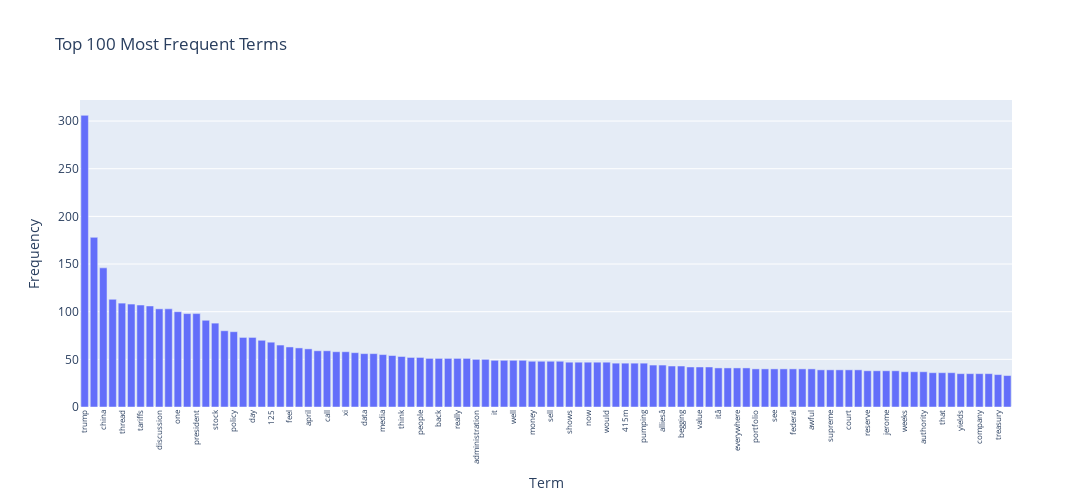

This figure's notebook cell:
### Code cell
import plotly.express as px

term_frequencies = np.asarray(df_counts.sum(axis=0))[0]

top_n = 100
top_idx = term_frequencies.argsort()[::-1][:top_n] 

top_terms = count_vect.get_feature_names_out()[top_idx]
top_freqs = term_frequencies[top_idx]

df_top = pd.DataFrame({'term': top_terms, 'frequency': top_freqs})

fig = px.bar(df_top,
             x='term', y='frequency',
             title=f'Top {top_n} Most Frequent Terms',
             labels={'term': 'Term', 'frequency': 'Frequency'},
             width=1200, height=500)
fig.update_layout(xaxis_tickangle=270, xaxis_tickfont=dict(size=8))
fig.show()

### Figure 1 — Plotly figure (JSON) as saved in the notebook; plotly's stock layout.template omitted (floating-point values rounded to 4 significant figures)
{"data": [{"hovertemplate": "Term=%{x}<br>Frequency=%{y}<extra></extra>", "legendgroup": "", "marker": {"color": "#636efa", "pattern": {"shape": ""}}, "name": "", "orientation": "v", "showlegend": false, "textposition": "auto", "type": "bar", "x": ["trump", "us", "china", "market", "thread", "11", "tariffs", "weekend", "discussion", "stocks", "one", "tariff", "president", "like", "stock", "10", "policy", "goods", "day", "dollar", "125", "silver", "feel", "going", "april", "not", "call", "right", "xi", "making", "data", "daily", "media", "friday", "think", "fundamentals", "people", "social", "back", "good", "really", "even", "administration", "apr", "it", "sitting", "well", "decision", "money", "year", "sell", "make", "shows", "dumping", "now", "fucking", "would", "someone", "415m", "chinaâ", "pumping", "seeing", "alliesâ", "quickly", "begging", "target", "value", "campaign", "itâ", "fire", "everywhere", "crashing", "portfolio", "asked", "see", "jinping", "federal", "breaking", "awful", "misinformation", "supreme", "please", "court", "raises", "reserve", "losing", "jerome", "chair", "weeks", "get", "authority", "time", "that", "off", "yields", "want", "company", "retail", "treasury", "post"], "xaxis": "x", "y": [306, 178, 146, 113, 109, 108, 107, 106, 103, 103, 100, 98, 98, 91, 88, 80, 79, 73, 73, 70, 68, 65, 63, 62, 61, 59, 59, 58, 58, 57, 56, 56, 55, 54, 53, 52, 52, 51, 51, 51, 51, 51, 50, 50, 49, 49, 49, 49, 48, 48, 48, 48, 47, 47, 47, 47, 47, 46, 46, 46, 46, 44, 44, 43, 43, 42, 42, 42, 41, 41, 41, 41, 40, 40, 40, 40, 40, 40, 40, 39, 39, 39, 39, 39, 38, 38, 38, 38, 37, 37, 37, 36, 36, 36, 35, 35, 35, 35, 34, 33], "yaxis": "y"}], "layout": {"barmode": "relative", "height": 500, "legend": {"tracegroupgap": 0}, "title": {"text": "Top 100 Most Frequent Terms"}, "width": 1200, "xaxis": {"anchor": "y", "domain": [0, 1], "tickangle": -90, "tickfont": {"size": 8}, "title": {"text": "Term"}}, "yaxis": {"anchor": "x", "domain": [0, 1], "title": {"text": "Frequency"}}}}
